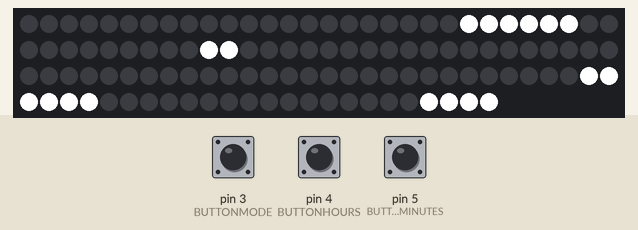
Recording of a sketch running on a simulated Arduino Uno, built with avr-gcc and run on an emulated ATmega328P. On the bench: 114 RGB LEDs in strip order, left to right, continuing on the next row. The test bench sets the inputs (shaded band); at power-on: pin 3 (BUTTONMODE) LOW, pin 4 (BUTTONHOURS) LOW, pin 5 (BUTTONMINUTES) LOW. The local clock reads 2024-03-15 10:24:30 at power-on unless the sketch sets it.

Above: at 2.8 s.
2.9 s: pin 3 (BUTTONMODE) pulled HIGH for 1 s
5.6 s: pin 4 (BUTTONHOURS) pulled HIGH for 3.2 s
At 10.0 s:
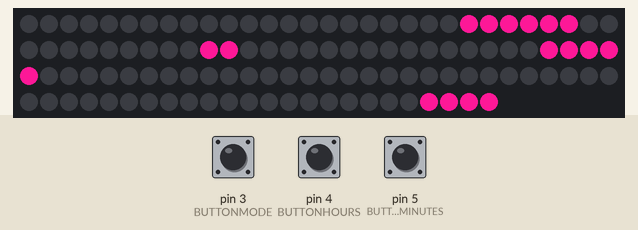
10.3 s: pin 5 (BUTTONMINUTES) pulled HIGH for 3.2 s
At 14.2 s:
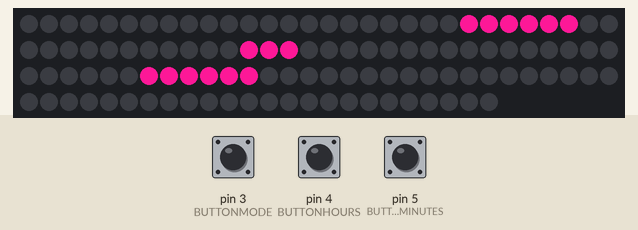
15.0 s: pin 3 (BUTTONMODE) pulled HIGH for 0.15 s
16.8 s: pin 4 (BUTTONHOURS) pulled HIGH for 0.15 s
At 17.8 s:
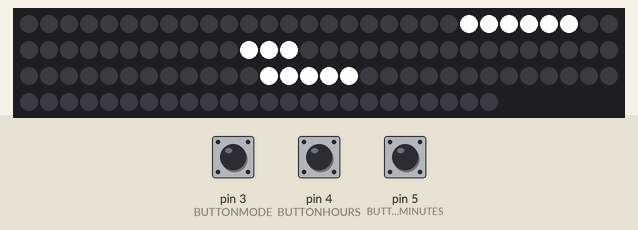
18.8 s: pin 5 (BUTTONMINUTES) pulled HIGH for 0.15 s
Timing chart, 0 to 21.5 s (numbered marks = the images above; inputs shaded):
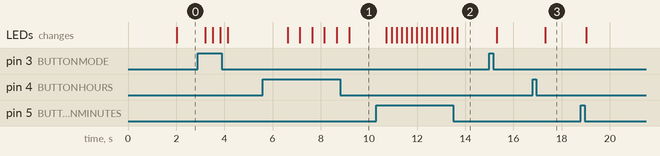

Measured:
- after the input at 5.6 s, the LEDs: first change after 1.0 s (image 1 shows a later state)
- after the input at 10.3 s, the LEDs: first change after 0.43 s (image 2 shows a later state)
- after the input at 16.8 s, the LEDs: change after 0.52 s (image 3)

The sketch:

wordclock_senslerdeutsch_rgbw.ino
```cpp
#include <DS3231_Simple.h>
#include <Adafruit_NeoPixel.h>
#ifdef __AVR__
  #include <avr/power.h>
#endif
#define PIN           6
#define NUMPIXELS   114

#define BUTTONMODE 3
#define BUTTONHOURS 4
#define BUTTONMINUTES  5

DS3231_Simple Clock;
Adafruit_NeoPixel pixels = Adafruit_NeoPixel(NUMPIXELS, PIN, NEO_GRBW + NEO_KHZ800);

// Time variables
int h;
int m;
int s;

// Buttonstates
int hourpressed = 0;
int minutespressed = 0;
int modepressed = 0;

// Configs
boolean purist = true;
boolean dim = true;
int dimintensity = 5; // percent
int defaultbrightness = 255; // 255 = 100%
int brightness = 0;
boolean turnoffminuteswhiledimmed = true;
boolean turnoffitiswhiledimmed = true;
int hourfrom = 23;
int minutefrom = 0;
int hourto = 6;
int minuteto = 0;
int mode = 0;
int customColor[4] = {0,0,0,0};

// Other
boolean debug = false;
boolean bootedup = false;

//Declare integer array with size corresponding to number of Neopixels
int individualPixels[NUMPIXELS]={0,0,0,0,0,0,0,0,0,0,0,0,0,0,0,0,0,0,0,0,0,0,0,0,0,0,0,0,0,0,0,0,0,0,0,0,0,0,0,0,0,0,0,0,0,0,0,0,0,0,0,0,0,0,0,0,0,0,0,0,0,0,0,0,0,0,0,0,0,0,0,0,0,0,0,0,0,0,0,0,0,0,0,0,0,0,0,0,0,0,0,0,0,0,0,0,0,0,0,0,0,0,0,0,0,0,0,0,0,0,0,0,0,0};

// Define the color modes
int modes[6][4] = { { 0,0,0,255 },          // Warm White (default)
                    { 255,0,0,0 },          // Red
                    { 0,255,0,0 },          // Green
                    { 0,0,255,0 },          // Blue
                    { 248,24,148,0 },       // Pink
                    { 255,255,255,255 } };  // Cold White
void setup()
{
  Serial.begin(9600);
  pixels.begin();
  Clock.begin();

  pinMode(BUTTONHOURS, INPUT);
  pinMode(BUTTONMINUTES, INPUT);
  pinMode(BUTTONMODE, INPUT);
}

void bootup(){
  if (bootedup == 0){
    pixels.setBrightness(255);
    for (int i=0; i<NUMPIXELS; i++){
      pixels.setPixelColor(i,pixels.Color(0,0,0,255));
    }
    pixels.show();

    delay(2000);
    bootedup = true;
  }
}

void loop()
{
  // Run bootupsequence (selftest leds)
  bootup();

  // Reset all the pixels
  resetPixels();

  // Create a DateTime object to hold the current Time
  DateTime CurrentTime;

  // Ask read DateTime from clock
  CurrentTime = Clock.read();

  // Get current time
  h = CurrentTime.Hour;
  m = CurrentTime.Minute;
  s = CurrentTime.Second;

  // Print out current time if debug is turned on
  if (debug){
    Serial.print(h);
    Serial.print(":");
    Serial.print(m);
    Serial.print(":");
    Serial.println(s);
  }

  // Configure time and mode via buttons
  hourpressed = digitalRead(BUTTONHOURS);
  minutespressed = digitalRead(BUTTONMINUTES);
  modepressed = digitalRead(BUTTONMODE);

  // Update hour from buttonpress
  if (hourpressed == HIGH){
    if (h==23){
      h = -1;
    }
    DateTime newTime;
    newTime.Day    = 1;
    newTime.Month  = 1;
    newTime.Year   = 19;
    newTime.Hour   = h+1;
    newTime.Minute = m;
    newTime.Second = 00;
    Clock.write(newTime);
    delay(500);
  }

  // Update minute from buttonpress
  if (minutespressed == HIGH){
    if (m==59){
      m = -1;
    }
    DateTime newTime;
    newTime.Day    = 1;
    newTime.Month  = 1;
    newTime.Year   = 19;
    newTime.Hour   = h;
    newTime.Minute = m+1;
    newTime.Second = 00;
    Clock.write(newTime);
    delay(200);
  }

  // Switch mode from buttonpress
  if (modepressed == HIGH){
    if (mode == (sizeof(modes) / sizeof(modes[0]))-1){
      mode = 0;
    } else {
      mode++;
    }
    delay(300);
  }

  // Parse time values to light corresponding pixels
  //
  // Purist mode, show "it is" only on full and half hours to prevent led burnout
  if (purist){
    if((m>=0 && m<5) || (m>=30 && m<35)){
      showItIs(1);
    } else {
      showItIs(0);
    }
  } else {
    showItIs(1);
  }

  // Minutes exactly 0 - "JUSTE"
  if ((m==0)){
    individualPixels[28]=1; // J
    individualPixels[29]=1; // U
    individualPixels[30]=1; // S
    individualPixels[31]=1; // T
    individualPixels[32]=1; // E
  }

  // Minutes between 5-10 or 55-60 or 25-30 or 35-40 - "FÜF"
  if ((m>=5 && m<10) || (m>=55 && m<60) || (m>=25 && m<30) || (m>=35 && m<40)){
    individualPixels[8]=1; // F
    individualPixels[9]=1; // Ü
    individualPixels[10]=1; // F
  }

  // Minutes between 10-15 or 50-55 - "ZÄ"
  if ((m>=10 && m<15) || (m>=50 && m<55)){
    individualPixels[13]=1; // Z
    individualPixels[12]=1; // Ä
  }

  // Minutes between 15-20 or 45-50 - "VIERTU"
  if ((m>=15 && m<20) || (m>=45 && m<50)){
    individualPixels[21]=1; // V
    individualPixels[20]=1; // I
    individualPixels[19]=1; // E
    individualPixels[18]=1; // R
    individualPixels[17]=1; // T
    individualPixels[16]=1; // U
  }

  // Minutes between 20-25 or 40-45 - "ZWENZG"
  if ((m>=20 && m<25) || (m>=40 && m<45)){
    individualPixels[22]=1; // Z
    individualPixels[23]=1; // W
    individualPixels[24]=1; // E
    individualPixels[25]=1; // N
    individualPixels[26]=1; // Z
    individualPixels[27]=1; // G
  }

  // Minutes between 25-30 or 55-60 - "VOR"
  if ((m>=25 && m<30) || (m>=55 && m<60) || (m>=40 && m<55)){
    individualPixels[43]=1; // V
    individualPixels[42]=1; // O
    individualPixels[41]=1; // R
  }

  // Minutes between 5-10 or 35-40 - "AB"
  if ((m>=5 && m<25) ||(m>=35 && m<40)){
    individualPixels[40]=1; // A
    individualPixels[39]=1; // B
  }

  // Minutes between 25-35 - "HAUBI"
  if ((m>=25 && m<40)){
    individualPixels[37]=1; // H
    individualPixels[36]=1; // A
    individualPixels[35]=1; // U
    individualPixels[34]=1; // B
    individualPixels[33]=1; // I
  }

  // Add one hour when at least half hour has passed
  if (m>=25){
    h++;
  }

  // Hour=1 - "IIS"
  if (h==1 || h==13){
    individualPixels[44]=1; // I
    individualPixels[45]=1; // I
    individualPixels[46]=1; // S
  }

  // Hour=2 - "ZWÜÜ"
  if (h==2 || h==14){
    individualPixels[47]=1; // Z
    individualPixels[48]=1; // W
    individualPixels[49]=1; // Ü
    individualPixels[50]=1; // Ü
  }

  // Hour=3 - "DRÜÜ"
  if (h==3 || h==15){
    individualPixels[51]=1; // D
    individualPixels[52]=1; // R
    individualPixels[53]=1; // Ü
    individualPixels[54]=1; // Ü
  }

  // Hour=4 - "VIERI"
  if (h==4 || h==16){
    individualPixels[65]=1; // V
    individualPixels[64]=1; // I
    individualPixels[63]=1; // E
    individualPixels[62]=1; // R
    individualPixels[61]=1; // I
  }

  // Hour=5 - "FÜÜFI"
  if (h==5 || h==17){
    individualPixels[60]=1; // F
    individualPixels[59]=1; // Ü
    individualPixels[58]=1; // Ü
    individualPixels[57]=1; // f
    individualPixels[56]=1; // I
  }

  // Hour=6 - "SÄCHSI"
  if (h==6 || h==18){
    individualPixels[66]=1; // S
    individualPixels[67]=1; // Ä
    individualPixels[68]=1; // C
    individualPixels[69]=1; // H
    individualPixels[70]=1; // S
    individualPixels[71]=1; // I
  }

  // Hour=7 - "SÜBNI"
  if (h==7 || h==19){
    individualPixels[72]=1; // S
    individualPixels[73]=1; // Ü
    individualPixels[74]=1; // B
    individualPixels[75]=1; // N
    individualPixels[76]=1; // I
  }

  // Hour=8 - "ACHTI"
  if (h==8 || h==20){
    individualPixels[87]=1; // A
    individualPixels[86]=1; // C
    individualPixels[85]=1; // H
    individualPixels[84]=1; // T
    individualPixels[83]=1; // I
  }

  // Hour=9 - "NÜNI"
  if (h==9 || h==21){
    individualPixels[82]=1; // N
    individualPixels[81]=1; // Ü
    individualPixels[80]=1; // N
    individualPixels[79]=1; // I
  }

  // Hour=10 - "ZÄCHNI"
  if (h==10 || h==22){
    individualPixels[88]=1; // Z
    individualPixels[89]=1; // Ä
    individualPixels[90]=1; // C
    individualPixels[91]=1; // H
    individualPixels[92]=1; // N
    individualPixels[93]=1; // N
  }

  // Hour=11 - "ÖUFI"
  if (h==11 || h==23){
    individualPixels[95]=1; // Ö
    individualPixels[96]=1; // U
    individualPixels[97]=1; // F
    individualPixels[98]=1; // I
  }

  // Hour=12 - "ZWÖUFI"
  if (h==12 || h==0 || h==24){
    individualPixels[109]=1; // Z
    individualPixels[108]=1; // W
    individualPixels[107]=1; // O
    individualPixels[106]=1; // U
    individualPixels[105]=1; // F
    individualPixels[104]=1; // I
  }

  // Minutes - Turn off minutes according config while dimmed
  turnOnMinutes();

  // turn off it is and minutes if configured accordingly
  if (dim && turnoffminuteswhiledimmed && timeInRange()){
    showItIs(0);
    turnOffMinutes();
  }

  // Light pixels corresponding to current time
  pixels.setBrightness(defaultbrightness); // default brightness

  // Dimm down brightness during night time */
  if (dim && timeInRange()){
    // Calculate brightness
    brightness = (int)(255/(100/dimintensity));
    pixels.setBrightness(brightness);
  }

  for (volatile int i=0; i<NUMPIXELS; i++){
    if (individualPixels[i]==1){
      pixels.setPixelColor(i, pixels.Color(modes[mode][0],modes[mode][1],modes[mode][2],modes[mode][3]));
    }
    else{
      pixels.setPixelColor(i,pixels.Color(0,0,0,0));
    }
  }

  pixels.show();
}

void resetPixels(){
  for (int i=0; i<NUMPIXELS; i++){
    individualPixels[i]=0;
  }
}

void showItIs(int state) {
  // ES|AS
  individualPixels[0]=state; // E
  individualPixels[1]=state; // S

  // ISCH
  individualPixels[3]=state; // I
  individualPixels[4]=state; // S
  individualPixels[5]=state; // C
  individualPixels[6]=state; // H
}

void turnOnMinutes() {
  if (m%5>=1){
    individualPixels[112]=1; // 1
  }
  if (m%5>=2){
    individualPixels[111]=1; // 2
  }
  if (m%5>=3){
    individualPixels[110]=1; // 3
  }
  if (m%5==4){
    individualPixels[113]=1; // 4
  }
}

void turnOffMinutes() {
  individualPixels[112]=0; // 1
  individualPixels[111]=0; // 2
  individualPixels[110]=0; // 3
  individualPixels[113]=0; // 4
}

int getTimestamp(int h, int m){
  return (h * 100) + m;
}

boolean timeInRange(){
  int now = getTimestamp(h, m);
  int start = getTimestamp(hourfrom, minutefrom);
  int end = getTimestamp(hourto, minuteto);

  // Time crosses midnight
  if (start > end){
    if (now >= start || now <= end){
      return true;
    }
  } else {
    // Time doesnt cross midnight
    if ( now >= start && now <= end){
      return true;
    }
  }
  return false;
}
```
